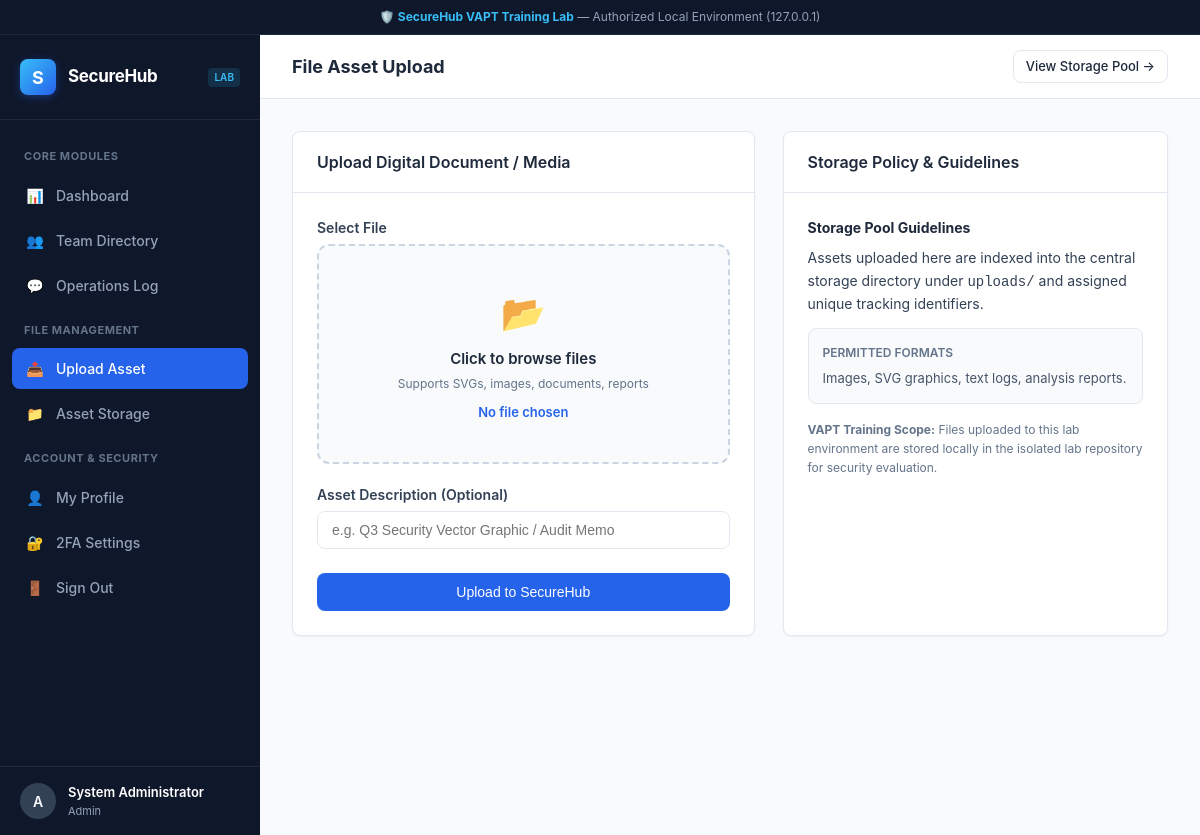
Page /upload (signed in) on the committed database.
### tables this page shows
CREATE TABLE users (
            id INTEGER PRIMARY KEY AUTOINCREMENT,
            username TEXT UNIQUE NOT NULL,
            password TEXT NOT NULL,
            email TEXT NOT NULL,
            role TEXT NOT NULL DEFAULT 'user',
            display_name TEXT,
            phone TEXT,
            address TEXT,
            bio TEXT,
            two_factor_enabled INTEGER DEFAULT 0,
            two_factor_secret TEXT
        );

### app.py (the view, shortened to what this page needs)
@app.route("/upload", methods=["GET", "POST"])
@login_required
def upload_view():
    current_user = get_current_user()
    db = get_db()
    return render_template("upload.html", current_user=current_user, active_page="upload")

### app.py (called while the page is built)
def get_db():
    if "db" not in g:
        g.db = sqlite3.connect(DATABASE_PATH)
        g.db.row_factory = sqlite3.Row
    return g.db

def get_current_user():
    user_id = session.get("user_id")
    if not user_id:
        return None
    db = get_db()
    return db.execute("SELECT * FROM users WHERE id = ?", (user_id,)).fetchone()

def login_required(f):
    @functools.wraps(f)
    def decorated_function(*args, **kwargs):
        if "user_id" not in session:
            flash("Please sign in to access this workspace resource.", "warning")
            return redirect(url_for("login"))
        return f(*args, **kwargs)
    return decorated_function

### templates/upload.html (shortened to what this page needs)
{% extends "base.html" %}
{% block header_title %}File Asset Upload{% endblock %}
{% block header_actions %}
<a href="{{ url_for('uploads_gallery') }}" class="btn btn-secondary btn-sm">View Storage Pool &rarr;</a>
{% endblock %}
{% block content %}
<div style="display: grid; grid-template-columns: 1.2fr 1fr; gap: 28px; max-width: 1050px;">
    <div class="card">
        <div class="card-header">
            <h2>Upload Digital Document / Media</h2>
        </div>
        <div class="card-body">
            <form method="POST" action="{{ url_for('upload_view') }}" enctype="multipart/form-data">
                <div class="form-group">
                    <label class="form-label" for="file">Select File</label>
                    <div class="upload-dropzone" onclick="document.getElementById('file').click();">
                        <div style="font-size: 36px; margin-bottom: 8px;">📂</div>
                        <div style="font-weight: 600; font-size: 15px; color: var(--text-main);">Click to browse files</div>
                        <div style="font-size: 12px; color: var(--text-muted); margin-top: 4px;">Supports SVGs, images, documents, reports</div>
                        <div id="file-selected-name" style="margin-top: 10px; font-weight: 600; color: var(--primary); font-size: 13px;">No file chosen</div>
                    </div>
                </div>
                <div class="form-group">
                    <label class="form-label" for="description">Asset Description (Optional)</label>
                    <input type="text" id="description" name="description" class="form-control" placeholder="e.g. Q3 Security Vector Graphic / Audit Memo">
                </div>
                <div style="margin-top: 24px;">
                    <button type="submit" class="btn btn-primary btn-block">Upload to SecureHub</button>
                </div>
            </form>
        </div>
    </div>
    <div class="card">
        <div class="card-header">
            <h2>Storage Policy & Guidelines</h2>
        </div>
        <div class="card-body" style="font-size: 14px; color: #334155; line-height: 1.6;">
            <h4 style="font-size: 14px; font-weight: 700; margin-bottom: 8px; color: var(--text-main);">Storage Pool Guidelines</h4>
            <p style="margin-bottom: 12px;">
                Assets uploaded here are indexed into the central storage directory under <code>uploads/</code> and assigned unique tracking identifiers.
            </p>
            <div style="background: #f8fafc; border: 1px solid var(--border-color); border-radius: var(--radius); padding: 14px; margin-bottom: 16px;">
                <div style="font-size: 12px; font-weight: 600; text-transform: uppercase; color: var(--text-muted); margin-bottom: 6px;">Permitted Formats</div>
                <div style="font-size: 13px; color: #475569;">
                    Images, SVG graphics, text logs, analysis reports.
                </div>
            </div>
            <div style="font-size: 12px; color: var(--text-muted);">
                <strong>VAPT Training Scope:</strong> Files uploaded to this lab environment are stored locally in the isolated lab repository for security evaluation.
            </div>
        </div>
    </div>
</div>
{% endblock %}

### templates/base.html (shortened to what this page needs)
<!DOCTYPE html>
<html lang="en">
<head>
    <link rel="stylesheet" href="{{ url_for('static', filename='css/style.css') }}">
</head>
<body>
    <div class="lab-banner">
        <span>🛡️ <strong>SecureHub VAPT Training Lab</strong> — Authorized Local Environment (127.0.0.1)</span>
    </div>
    <div class="app-container">
        <aside class="sidebar">
            <div class="brand-header">
                <div class="brand-logo">S</div>
                <div class="brand-title">SecureHub</div>
                <span class="brand-badge">Lab</span>
            </div>
            <nav class="nav-menu">
                <div class="nav-section-title">Core Modules</div>
                <a href="{{ url_for('dashboard') }}" class="nav-item {% if active_page == 'dashboard' %}active{% endif %}">
                    <span class="nav-icon">📊</span>
                    <span>Dashboard</span>
                </a>
                <a href="{{ url_for('users_list') }}" class="nav-item {% if active_page == 'users' %}active{% endif %}">
                    <span class="nav-icon">👥</span>
                    <span>Team Directory</span>
                </a>
                <a href="{{ url_for('comments_view') }}" class="nav-item {% if active_page == 'comments' %}active{% endif %}">
                    <span class="nav-icon">💬</span>
                    <span>Operations Log</span>
                </a>
                <div class="nav-section-title">File Management</div>
                <a href="{{ url_for('upload_view') }}" class="nav-item {% if active_page == 'upload' %}active{% endif %}">
                    <span class="nav-icon">📤</span>
                    <span>Upload Asset</span>
                </a>
                <a href="{{ url_for('uploads_gallery') }}" class="nav-item {% if active_page == 'uploads' %}active{% endif %}">
                    <span class="nav-icon">📁</span>
                    <span>Asset Storage</span>
                </a>
                <div class="nav-section-title">Account & Security</div>
                <a href="{{ url_for('profile_view') }}" class="nav-item {% if active_page == 'profile' %}active{% endif %}">
                    <span class="nav-icon">👤</span>
                    <span>My Profile</span>
                </a>
                <a href="{{ url_for('two_factor_view') }}" class="nav-item {% if active_page == '2fa' %}active{% endif %}">
                    <span class="nav-icon">🔐</span>
                    <span>2FA Settings</span>
                </a>
                <a href="{{ url_for('logout') }}" class="nav-item">
                    <span class="nav-icon">🚪</span>
                    <span>Sign Out</span>
                </a>
            </nav>
            {% if current_user %}
            <div class="sidebar-user">
                <div class="user-avatar">{{ current_user['username'][0].upper() }}</div>
                <div class="user-info">
                    <div class="user-name">{{ current_user['display_name'] or current_user['username'] }}</div>
                    <div class="user-role">{{ current_user['role'] }}</div>
                </div>
            </div>
            {% endif %}
        </aside>
        <main class="main-wrapper">
            <header class="top-navbar">
                <div class="page-headline">{% block header_title %}Workspace Overview{% endblock %}</div>
                <div class="top-actions">
                    {% block header_actions %}{% endblock %}
                </div>
            </header>
            <div class="content-container">
                {% block content %}{% endblock %}
            </div>
        </main>
    </div>
</body>
</html>

### rows in the picture
users: username "A", display_name "System Administrator", role "Admin"
